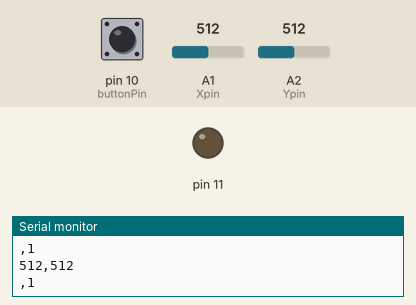
Bench run of a sketch on a simulated Arduino Uno, built with avr-gcc and run on an emulated ATmega328P. Shown: output pins drawn as LEDs (lit = HIGH), the last lines printed to the serial monitor. The inputs (shaded band) are chosen by the test bench; at power-on: pin 10 (buttonPin) HIGH, A1 (Xpin) = 512, A2 (Ypin) = 512.

Above: at 1.8 s.
1.9 s: pin 10 (buttonPin) pulled LOW for 1.2 s
At 2.7 s:
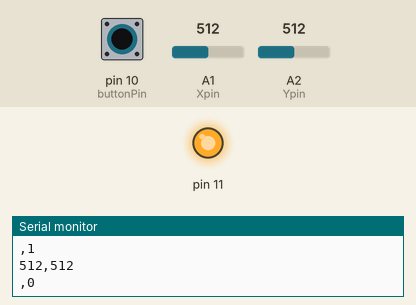
5.5 s: pin 10 (buttonPin) pulled LOW for 3.2 s
At 9.4 s:
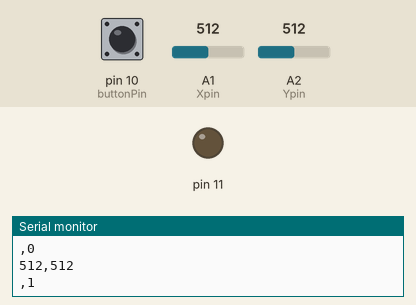
Timing chart, 0 to 10.9 s (numbered marks = the images above; inputs shaded):
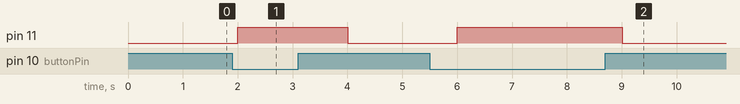

Measured:
- after the input at 1.9 s, pin 11: LOW → HIGH after 0.10 s, → LOW 2.0 s later
- after the input at 5.5 s, pin 11: LOW → HIGH after 0.50 s, → LOW 3.0 s later

The sketch:

Joystick_project.ino
```cpp
int posX = 0;
int posY = 0;
int bt;
int dt = 1000;
int buttonPin = 10;
int Xpin = A1;
int Ypin = A2;


void setup() {
  // put your setup code here, to run once:
  Serial.begin(9600);
  pinMode(Xpin,INPUT);
  pinMode(Ypin,INPUT);
  pinMode(buttonPin,INPUT);
  pinMode(11,OUTPUT);
  digitalWrite(buttonPin,HIGH);
}

void loop() {
  // put your main code here, to run repeatedly:
  posX = analogRead(Xpin);
  posY = analogRead(Ypin);
  bt = digitalRead(buttonPin);

  Serial.print(posX);
  Serial.print(',');
  Serial.println(posY);
  Serial.print(',');
  Serial.println(bt);

  digitalWrite(11,!bt);

  delay(dt);
}
```
